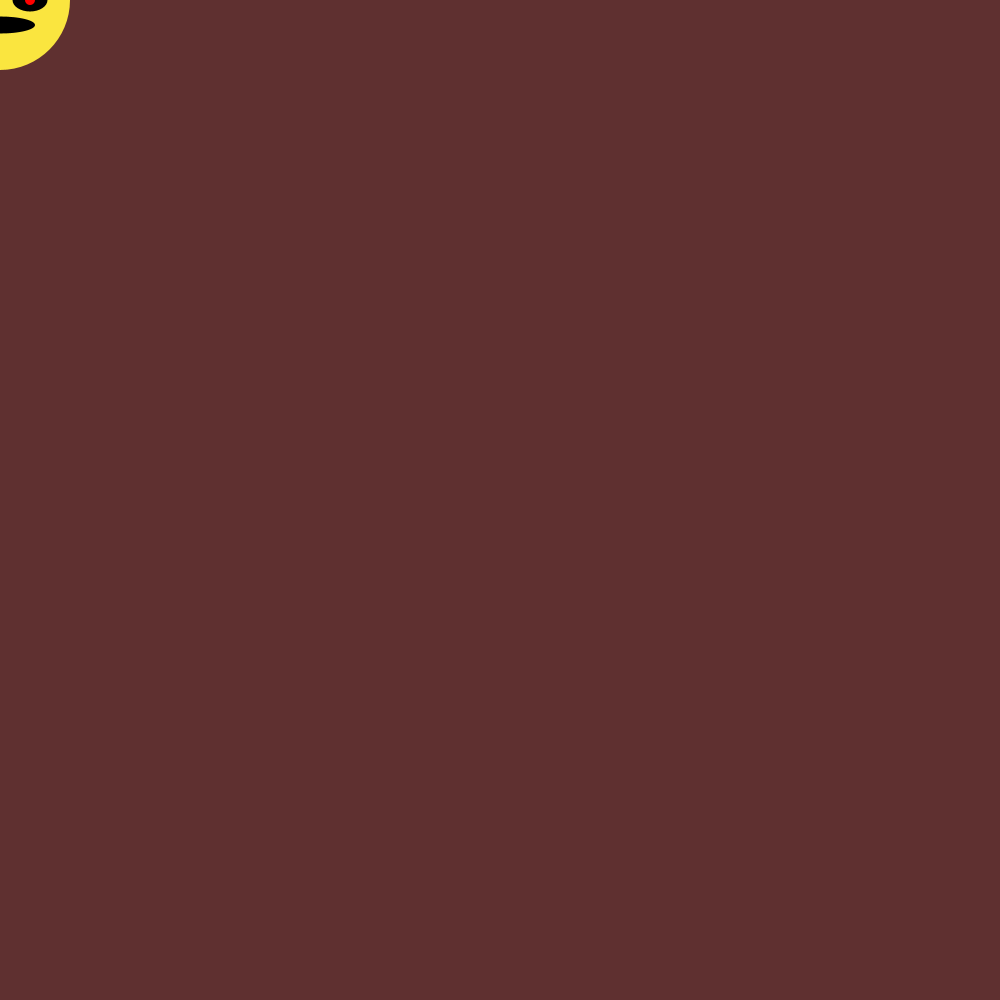
Frame 1 (no input)
Frame 60 (the mouse pressed at the canvas centre just before this capture): identical to frame 1, image omitted
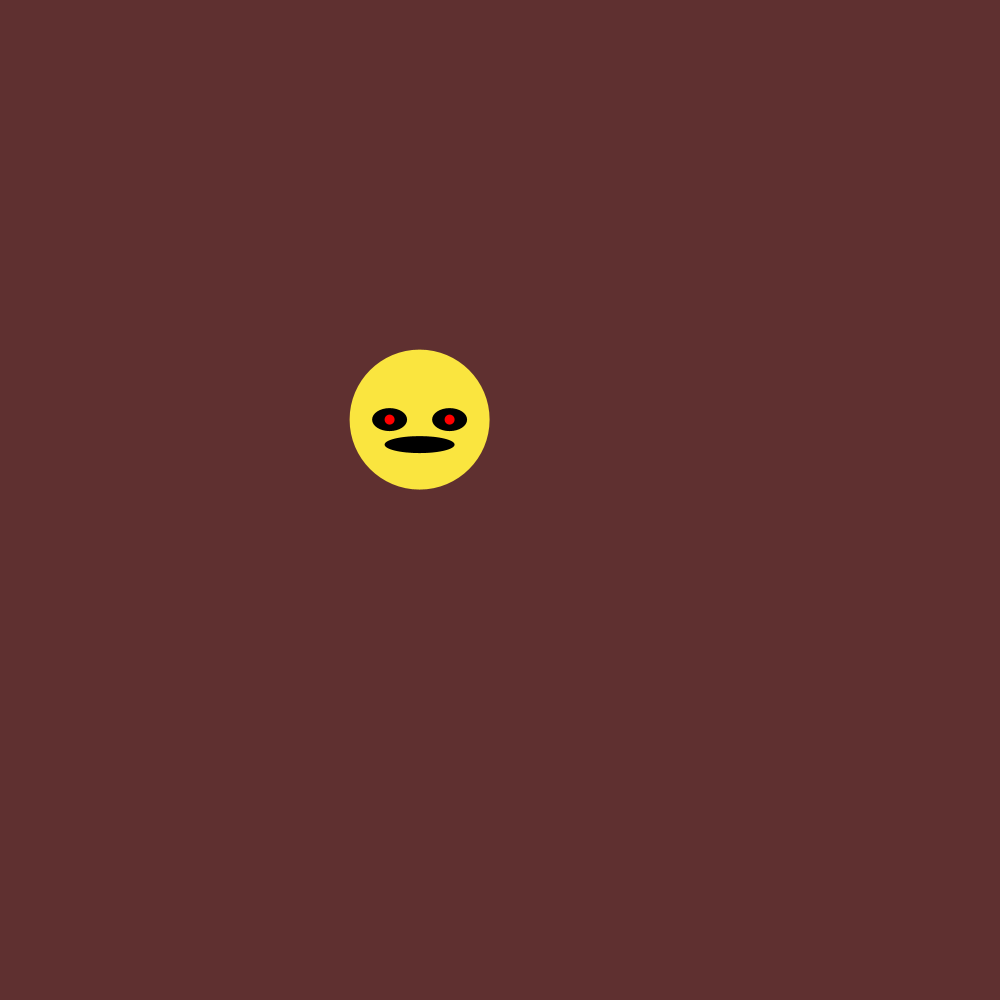
Frame 120 (the mouse held since frame 60 and released just before this capture)

The Processing sketch that drew these frames (run headless with seeded random() and noise(); from frame 60 on, the mouse is pressed at the canvas centre):

// Processing sketch: homeWork1_Code2
// ── homeWork1_Code2.pde
int size = 70;
float easing = .03; //easing from my understanding is the delay of its movement
float x; 
float y;
//x and y are the position of where the ellipse is
float r = 0;
float angle =0;


void setup(){
 background(95,48,48);
 size(1000,1000);
 noStroke();
 
}

void draw(){
 background(95,48,48);
 fill(250,229,63);
x+= (mouseX -x) *easing; // if x is the part of the position  where the ellipse goes, it has to add
 //to the mouseX - x * easing part of the position of the ellipse. so, with that equation added to the x and also y, it effects the movement of the ellipse.
 y+= (mouseY - y) * easing;

 ellipse(x,y,size*2,size*2);
 fill(0);
 ellipse(x+30,y,size/2,size/3);
 ellipse(x-30,y,size/2,size/3);
 ellipse(x,y+25,size,size/4);
fill(255,0,0);
 ellipse(x-30,y,size/7,size/7);
 ellipse(x+30,y,size/7,size/7);



  
}

void mouseClicked(){

 x = pmouseX;
 y = pmouseY;
 

 


}
